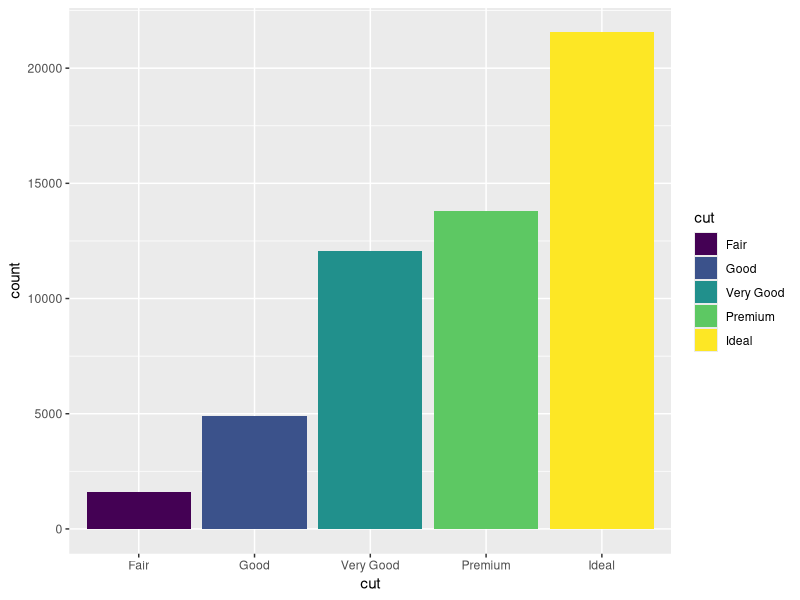
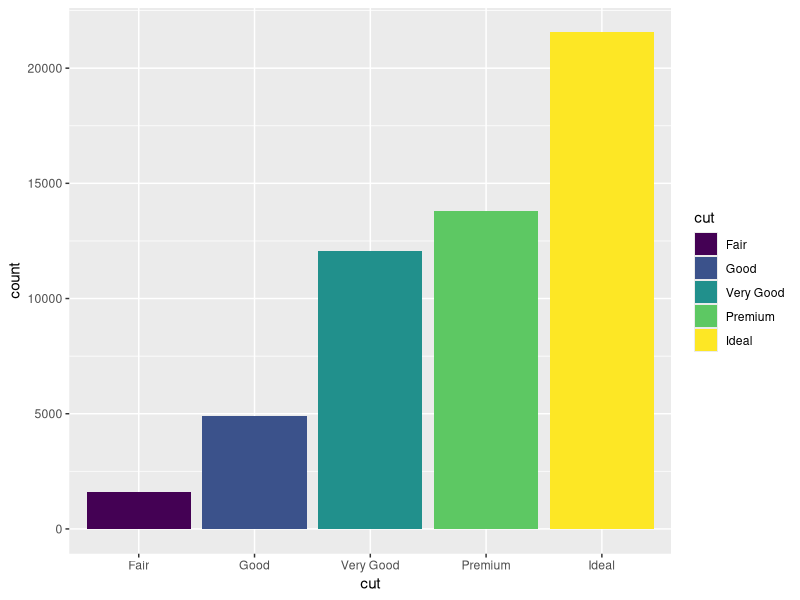
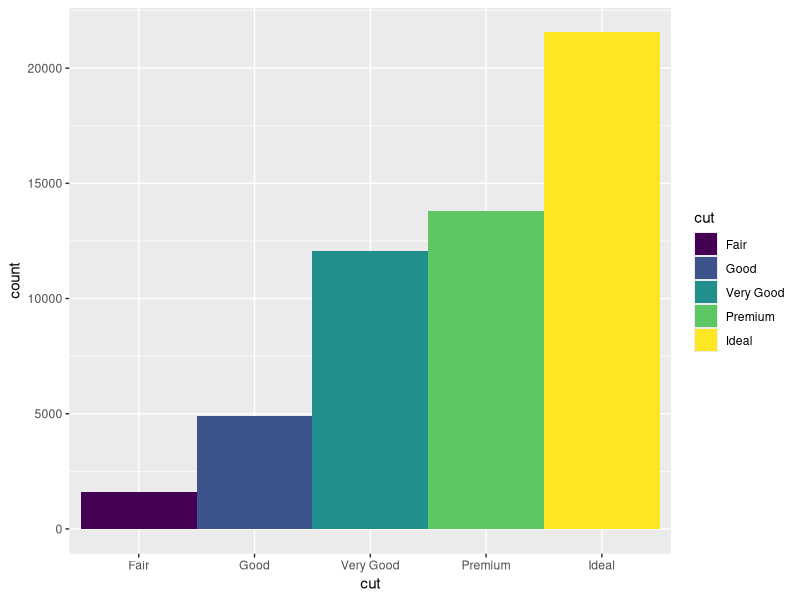
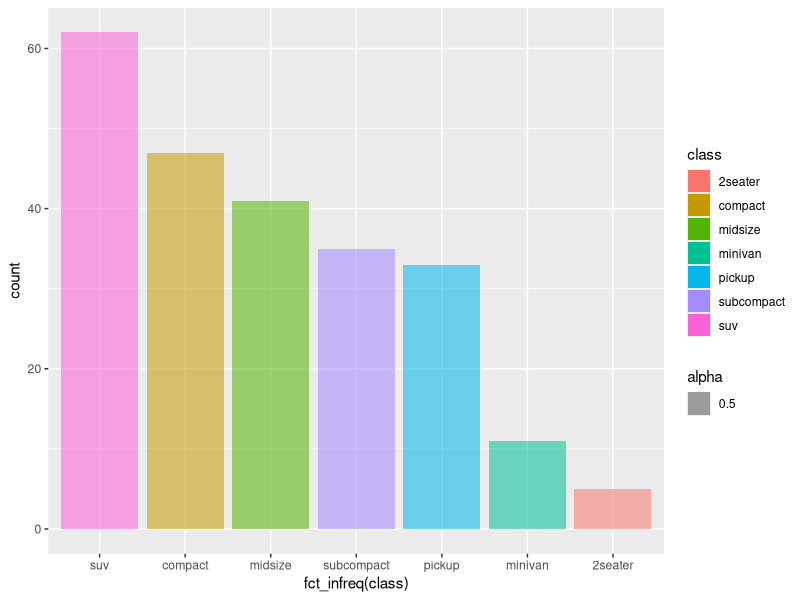
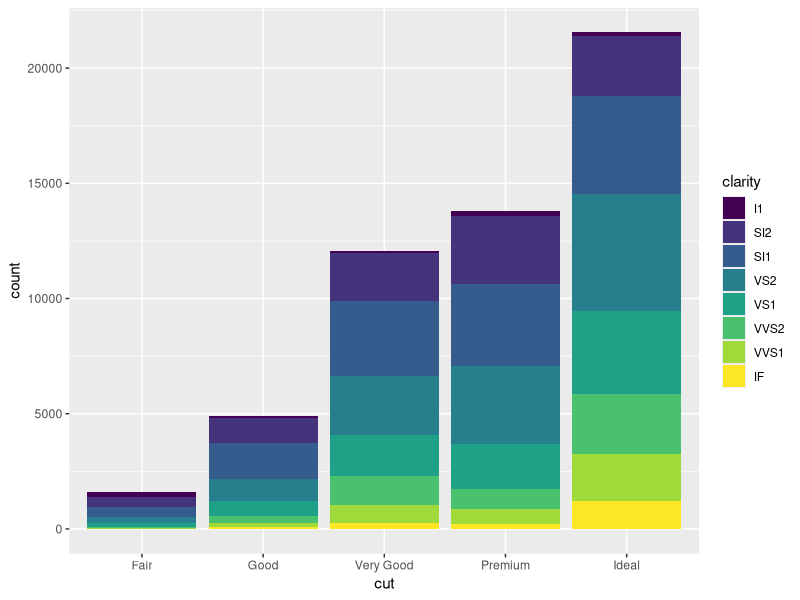
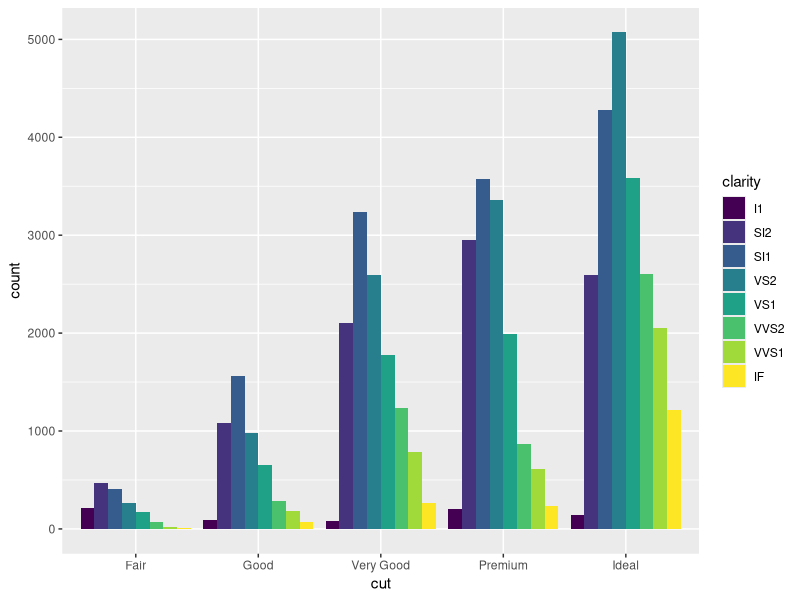
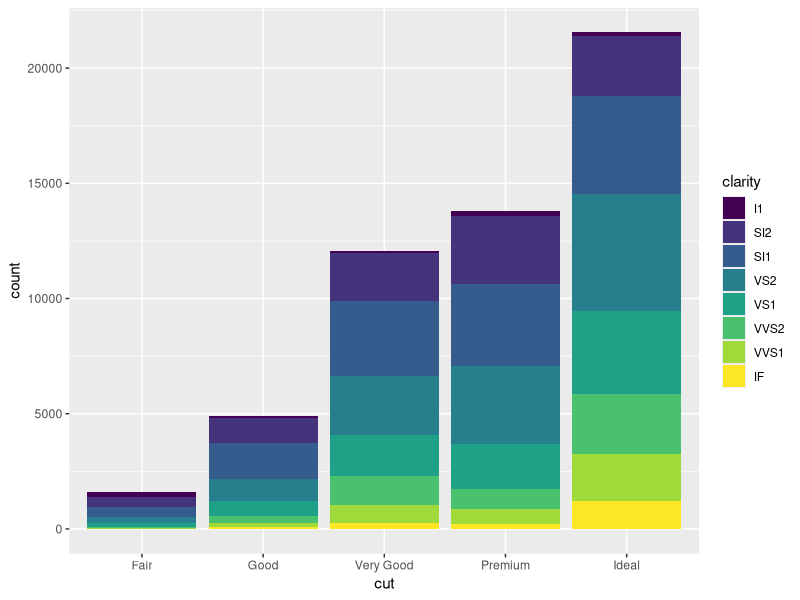
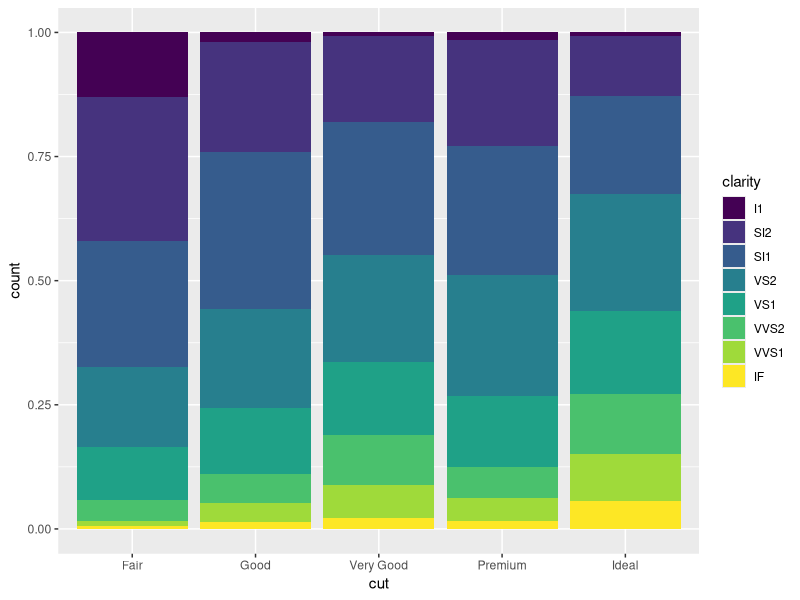

R code for these plots, in order:
## ---- chunk 1
knitr::opts_chunk$set(echo = TRUE)
## ---- chunk 2
library(tidyverse)
## ---- chunk 3
ggplot(data = diamonds) +
  geom_bar(mapping = aes(x = cut, fill = cut))
## ---- chunk 4
ggplot(data = diamonds) +
  geom_bar(mapping = aes(x = cut, fill = cut))
## ---- chunk 5
ggplot(data = diamonds) +
  geom_bar(mapping = aes(x = cut, fill = cut), width = 1)
## ---- chunk 6
ggplot(data=mpg)+ geom_bar(aes(x=fct_infreq(class), fill=class, alpha=0.5))
## ---- chunk 7
ggplot(data = diamonds) +
  geom_bar(mapping = aes(x = cut, fill = clarity))
## ---- chunk 8
#para ver en forma de histograma
ggplot(data = diamonds) +
  geom_bar(mapping = aes(x = cut, fill = clarity), position = "dodge")
## ---- chunk 9
#stacked bars
ggplot(data = diamonds) +
  geom_bar(mapping = aes(x = cut, fill = clarity), position = "stack")
## ---- chunk 10
#barras apiladas
ggplot(data = diamonds) +
  geom_bar(mapping = aes(x = cut, fill = clarity), position = "fill")
## ---- chunk 11
geom_bar(mapping = aes(x = cut, fill = clarity), position = "identity")
## ---- chunk 12
ggplot(data = diamonds) +
  geom_bar(mapping = aes(x = color, fill = clarity), position = "fill", width=1)
## ---- chunk 13
ggplot(data = diamonds) +
  geom_bar(mapping = aes(x = color, fill = cut), position = "dodge")
## ---- chunk 14
ggplot(data = diamonds) +
  geom_bar(mapping = aes(x = color)) +
  facet_grid(clarity ~ cut)
## ---- chunk 15
ggplot(data = diamonds) +
  geom_bar(mapping = aes(x = color)) +
  facet_grid(clarity ~ .)
## ---- chunk 16
ggplot(data = diamonds) +
  geom_bar(mapping = aes(x = color)) +
  facet_grid(.~cut)
## ---- chunk 17
ggplot(data = diamonds) +
  geom_bar(mapping = aes(x = color, fill = cut))+
  facet_wrap( ~ cut)

## ---- chunk 18
ggplot(data = diamonds) +
  geom_bar(mapping = aes(x = color, fill = cut)) +
  facet_wrap( ~ cut, scales = "free_y")
## ---- chunk 19
ggplot(data = diamonds) +
  geom_histogram(mapping = aes(x = carat))
## ---- chunk 20
ggplot(data=diamonds) + geom_histogram(aes(x=carat), binwidth=0.5)
## ---- chunk 21
ggplot(data=diamonds) + geom_histogram(aes(x=carat), binwidth=0.5)

## ---- chunk 22
ggplot(data=diamonds) + geom_histogram(aes(x=carat), binwidth=0.01)

## ---- chunk 23

## ---- chunk 24
ggplot(data=diamonds) + geom_histogram(aes(x=price, fill=cut, binwidth=1000, boundary=0))
## ---- chunk 25
ggplot(data = diamonds) +
  geom_freqpoly(mapping = aes(x = carat), binwidth = 0.25, boundary = 0)
## ---- chunk 26

ggplot(data = diamonds) +
  geom_freqpoly(mapping = aes(x = carat, color=cut), binwidth = 0.25, boundary = 0)
## ---- chunk 27
ggplot(data = diamonds) +
  geom_density(mapping = aes(x = price, color = cut))
## ---- chunk 28
ggplot(data = mpg) +
  geom_dotplot(mapping = aes(x = displ), dotsize = 0.5, stackdir = "up", stackratio = 1.1)

## ---- chunk 29
ggplot(data = diamonds) +
  geom_histogram(mapping = aes(x = price, fill = cut), binwidth = 1000, boundary = 0)+
  facet_wrap(~cut)

## ---- chunk 30
ggplot(data = mpg) +
  geom_boxplot(mapping = aes(x = class, y = hwy))

## ---- chunk 31
ggplot(data=diamonds)+ geom_boxplot(aes(x=cut, y=price))

## ---- chunk 32
ggplot(data = diamonds) +
  geom_boxplot(mapping = aes(x = cut, y = price), outlier.shape  = 24, 
               outlier.fill = "white", outlier.stroke = 0.25)
## ---- chunk 33
ggplot(data = diamonds) +
  geom_boxplot(mapping = aes(x = cut, y = price), outlier.alpha = 0)
